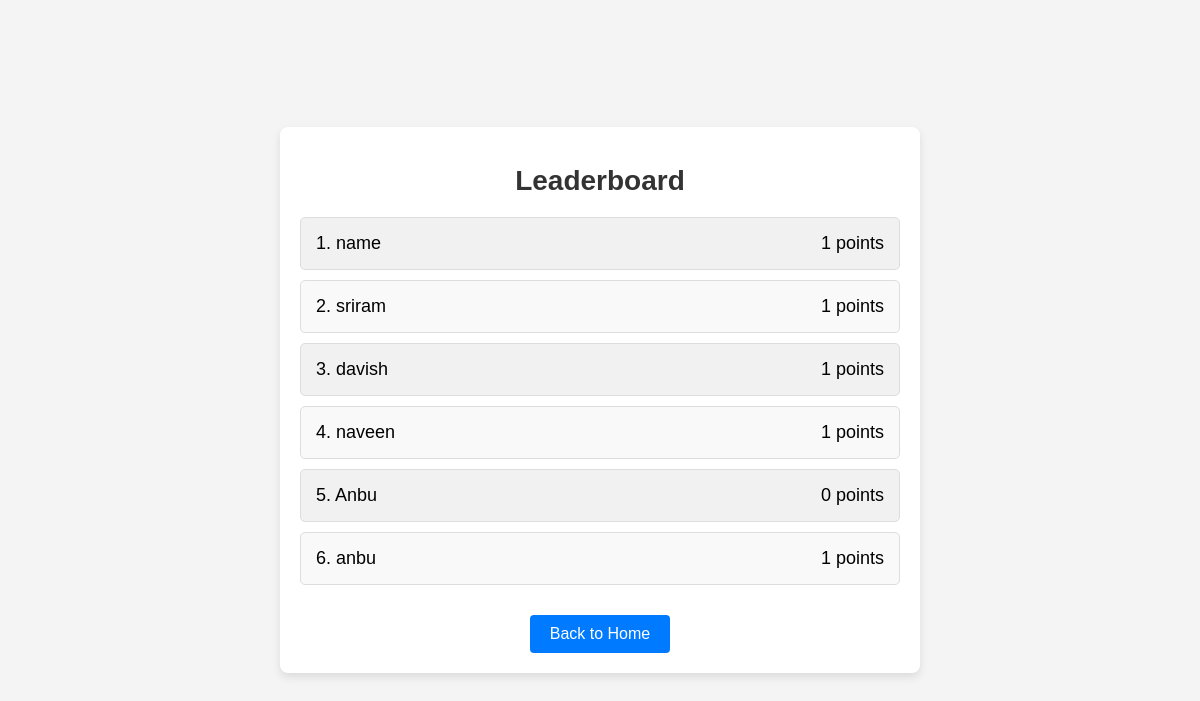
The page /leaderboard (signed in) on the database as committed earlier.
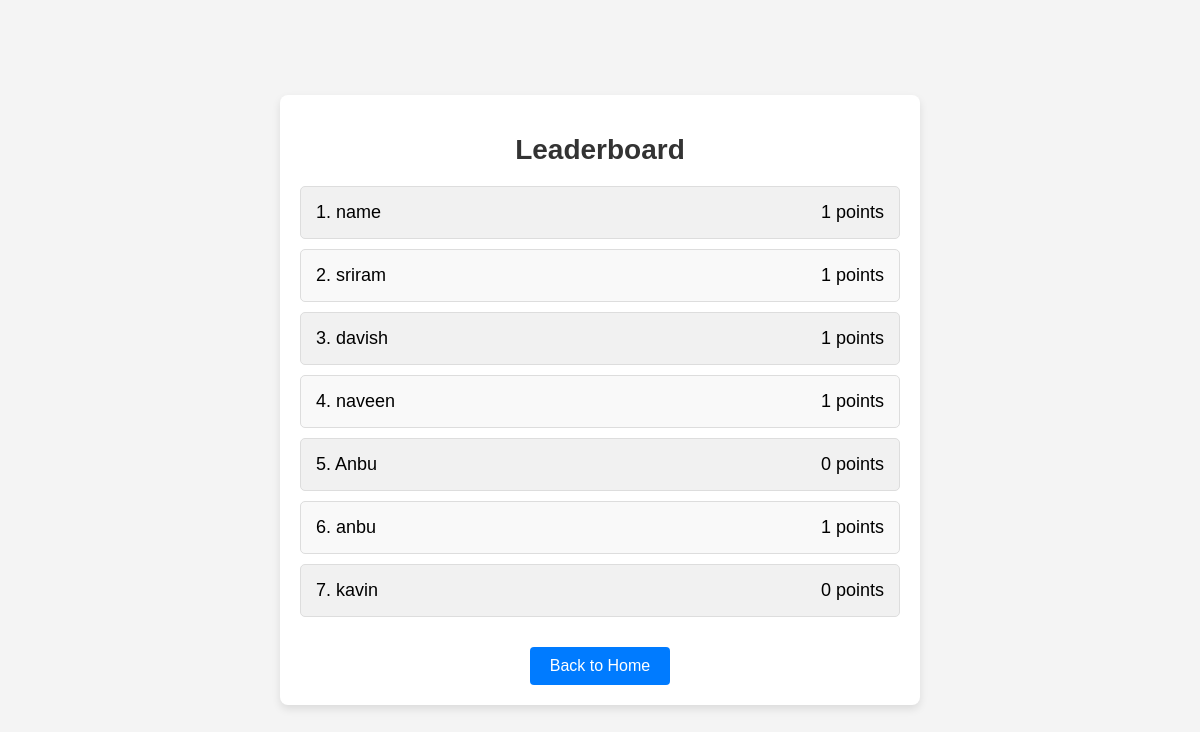
The same page on the database as committed later.
### app.py (models this page shows)
class User(db.Model):
    id = db.Column(db.Integer, primary_key=True)
    username = db.Column(db.String(150), unique=True, nullable=False)
    history = db.relationship('History', backref='user', lazy=True)
    favorites = db.relationship('Favorite', backref='user', lazy=True)

### app.py (the view)
@app.route('/leaderboard')
@login_required
def leaderboard():
    users = User.query.all()
    leaderboard_data = [{'username': user.username, 'points': len(user.history) + len(user.favorites)} for user in users]
    return render_template('leaderboard.html', users=leaderboard_data)

### app.py (called while the page is built)
def login_required(f):
    @wraps(f)
    def decorated_function(*args, **kwargs):
        if 'username' not in session:
            return redirect(url_for('login'))
        return f(*args, **kwargs)
    return decorated_function

### templates/leaderboard.html (shortened to what this page needs)
<!DOCTYPE html>
<html lang="en">
<head>
    <link rel="stylesheet" href="{{ url_for('static', filename='styles.css') }}">
</head>
<body>
    <div class="container">
        <h1>Leaderboard</h1>
        <ul>
            {% for user in users %}
            <li>
                <span>{{ loop.index }}. {{ user['username'] }}</span>
                <span>{{ user['points'] }} points</span>
            </li>
            {% endfor %}
        </ul>
        <a href="{{ url_for('index') }}" class="button">Back to Home</a>
    </div>
</body>
</html>

### static/styles.css (style rules this page uses)
.container { width: 90%; max-width: 600px; margin: auto; padding: 20px; background-color: #fff; box-shadow: 0 0 10px rgba(0, 0, 0, 0.1); border-radius: 8px; text-align: center; }
h1 { color: #333; }
.button { display: inline-block; padding: 10px 20px; margin-top: 10px; color: white; background-color: #007bff; border-radius: 4px; text-decoration: none; transition: background-color 0.3s; }

Rows that differ between the two databases and show on the page:
added User: username "kavin", points "0"
